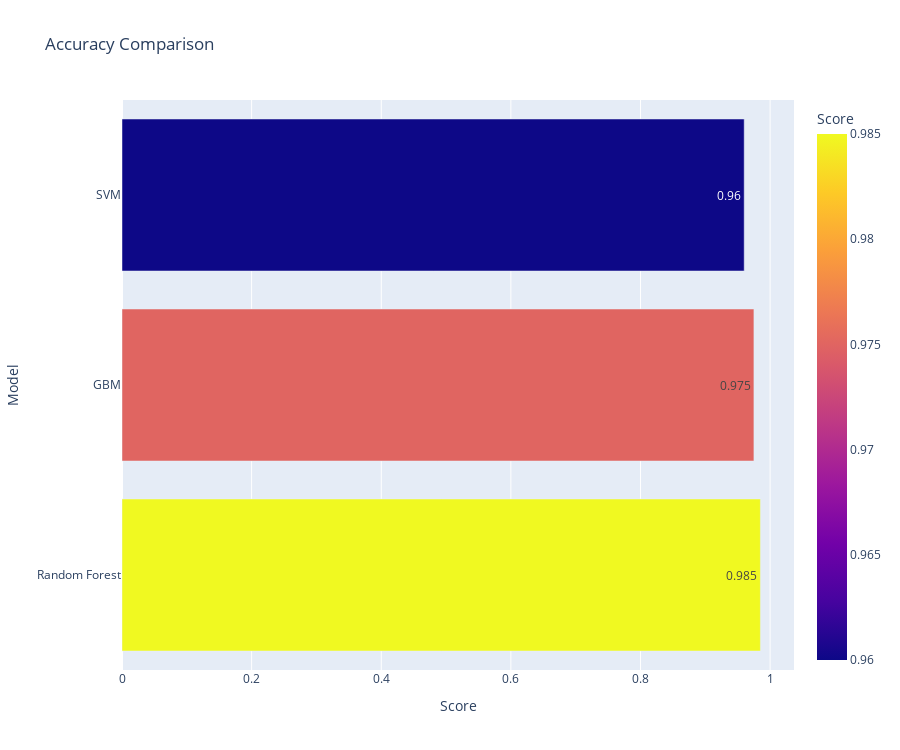

The notebook cell this image was saved under:
### Code cell
fig = px.bar(data_frame=accuracy_sorted, x='Score', y='Model', color='Score',
             title='Accuracy Comparison', text='Score', 
             width=900, height=750)
fig.show()

### Figure 1 — Plotly figure (JSON) as saved in the notebook; plotly's stock layout.template omitted (floating-point values rounded to 4 significant figures)
{"data": [{"alignmentgroup": "True", "hovertemplate": "Score=%{marker.color}<br>Model=%{y}<extra></extra>", "legendgroup": "", "marker": {"color": [0.985, 0.975, 0.96], "coloraxis": "coloraxis", "pattern": {"shape": ""}}, "name": "", "offsetgroup": "", "orientation": "h", "showlegend": false, "text": [0.985, 0.975, 0.96], "textposition": "auto", "type": "bar", "x": [0.985, 0.975, 0.96], "xaxis": "x", "y": ["Random Forest", "GBM", "SVM"], "yaxis": "y"}], "layout": {"barmode": "relative", "coloraxis": {"colorbar": {"title": {"text": "Score"}}, "colorscale": [[0, "#0d0887"], [0.1111, "#46039f"], [0.2222, "#7201a8"], [0.3333, "#9c179e"], [0.4444, "#bd3786"], [0.5556, "#d8576b"], [0.6667, "#ed7953"], [0.7778, "#fb9f3a"], [0.8889, "#fdca26"], [1, "#f0f921"]]}, "height": 750, "legend": {"tracegroupgap": 0}, "title": {"text": "Accuracy Comparison"}, "width": 900, "xaxis": {"anchor": "y", "domain": [0, 1], "title": {"text": "Score"}}, "yaxis": {"anchor": "x", "domain": [0, 1], "title": {"text": "Model"}}}}
